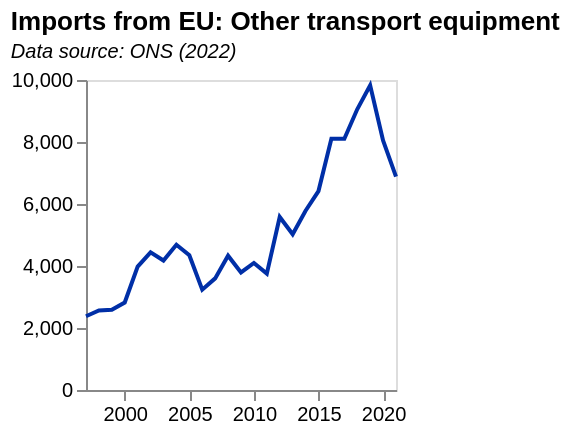

Express this chart as Vega-Lite.
### Vega-Lite specification from a JSON file in a GitHub repository (floating-point values rounded to 4 significant figures)
{"$schema": "https://vega.github.io/schema/vega-lite/v5.json", "data": {"values": [{"date": "1997", "label": "1997", "month": "", "quarter": "", "sourceDataset": "MQ10", "updateDate": "2021-12-15T00:00:00.000Z", "value": "2378", "year": "1997"}, {"date": "1998", "label": "1998", "month": "", "quarter": "", "sourceDataset": "MQ10", "updateDate": "2021-12-15T00:00:00.000Z", "value": "2563", "year": "1998"}, {"date": "1999", "label": "1999", "month": "", "quarter": "", "sourceDataset": "MQ10", "updateDate": "2021-12-15T00:00:00.000Z", "value": "2586", "year": "1999"}, {"date": "2000", "label": "2000", "month": "", "quarter": "", "sourceDataset": "MQ10", "updateDate": "2021-12-15T00:00:00.000Z", "value": "2821", "year": "2000"}, {"date": "2001", "label": "2001", "month": "", "quarter": "", "sourceDataset": "MQ10", "updateDate": "2021-12-15T00:00:00.000Z", "value": "3979", "year": "2001"}, {"date": "2002", "label": "2002", "month": "", "quarter": "", "sourceDataset": "MQ10", "updateDate": "2021-12-15T00:00:00.000Z", "value": "4442", "year": "2002"}, {"date": "2003", "label": "2003", "month": "", "quarter": "", "sourceDataset": "MQ10", "updateDate": "2021-12-15T00:00:00.000Z", "value": "4177", "year": "2003"}, {"date": "2004", "label": "2004", "month": "", "quarter": "", "sourceDataset": "MQ10", "updateDate": "2021-12-15T00:00:00.000Z", "value": "4686", "year": "2004"}, {"date": "2005", "label": "2005", "month": "", "quarter": "", "sourceDataset": "MQ10", "updateDate": "2021-12-15T00:00:00.000Z", "value": "4345", "year": "2005"}, {"date": "2006", "label": "2006", "month": "", "quarter": "", "sourceDataset": "MQ10", "updateDate": "2021-12-15T00:00:00.000Z", "value": "3236", "year": "2006"}, {"date": "2007", "label": "2007", "month": "", "quarter": "", "sourceDataset": "MQ10", "updateDate": "2021-12-15T00:00:00.000Z", "value": "3601", "year": "2007"}, {"date": "2008", "label": "2008", "month": "", "quarter": "", "sourceDataset": "MQ10", "updateDate": "2021-12-15T00:00:00.000Z", "value": "4333", "year": "2008"}, {"date": "2009", "label": "2009", "month": "", "quarter": "", "sourceDataset": "MQ10", "updateDate": "2021-12-15T00:00:00.000Z", "value": "3791", "year": "2009"}, {"date": "2010", "label": "2010", "month": "", "quarter": "", "sourceDataset": "MQ10", "updateDate": "2021-12-15T00:00:00.000Z", "value": "4098", "year": "2010"}, {"date": "2011", "label": "2011", "month": "", "quarter": "", "sourceDataset": "MQ10", "updateDate": "2021-12-15T00:00:00.000Z", "value": "3754", "year": "2011"}, {"date": "2012", "label": "2012", "month": "", "quarter": "", "sourceDataset": "MQ10", "updateDate": "2021-12-15T00:00:00.000Z", "value": "5580", "year": "2012"}, {"date": "2013", "label": "2013", "month": "", "quarter": "", "sourceDataset": "MQ10", "updateDate": "2021-12-15T00:00:00.000Z", "value": "5024", "year": "2013"}, {"date": "2014", "label": "2014", "month": "", "quarter": "", "sourceDataset": "MQ10", "updateDate": "2021-12-15T00:00:00.000Z", "value": "5783", "year": "2014"}, {"date": "2015", "label": "2015", "month": "", "quarter": "", "sourceDataset": "MQ10", "updateDate": "2021-12-15T00:00:00.000Z", "value": "6417", "year": "2015"}, {"date": "2016", "label": "2016", "month": "", "quarter": "", "sourceDataset": "MQ10", "updateDate": "2021-12-15T00:00:00.000Z", "value": "8105", "year": "2016"}, {"date": "2017", "label": "2017", "month": "", "quarter": "", "sourceDataset": "MQ10", "updateDate": "2021-12-15T00:00:00.000Z", "value": "8104", "year": "2017"}, {"date": "2018", "label": "2018", "month": "", "quarter": "", "sourceDataset": "MQ10", "updateDate": "2021-12-15T00:00:00.000Z", "value": "9055", "year": "2018"}, {"date": "2019", "label": "2019", "month": "", "quarter": "", "sourceDataset": "MQ10", "updateDate": "2021-12-15T00:00:00.000Z", "value": "9830", "year": "2019"}, {"date": "2020", "label": "2020", "month": "", "quarter": "", "sourceDataset": "MQ10", "updateDate": "2022-06-15T23:00:00.000Z", "value": "8051", "year": "2020"}, {"date": "2021", "label": "2021", "month": "", "quarter": "", "sourceDataset": "MQ10", "updateDate": "2022-06-15T23:00:00.000Z", "value": "6883", "year": "2021"}], "format": {"parse": {"date": "date"}}}, "title": {"text": "Imports from EU: Other transport equipment", "subtitle": "Data source: ONS (2022)", "subtitleFontStyle": "italic", "subtitleFontSize": 10, "anchor": "start", "color": "black"}, "width": 155, "height": 155, "mark": {"type": "line", "color": "rgb(0,47,167)"}, "encoding": {"x": {"field": "date", "type": "temporal", "axis": {"grid": false}, "title": ""}, "y": {"field": "value", "type": "quantitative", "axis": {"grid": false}, "title": ""}}}
